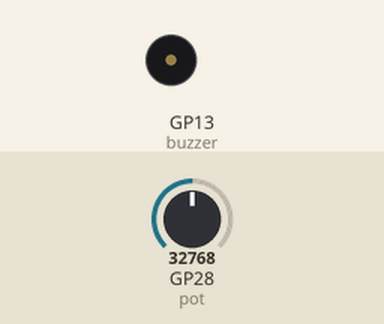
Recording of a program running on a simulated Raspberry Pi Pico running CircuitPython. Shown: buzzer (waves = sounding). Inputs (shaded band) come from the test bench; at power-on: GP28 (pot) = 32768 (analog values on the 0–65535 scale).

Above: at 0.82 s.
1.3 s: GP28 (pot) set to 7864
At 2.2 s:
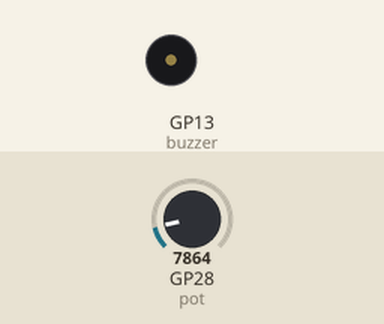
4.4 s: GP28 (pot) set to 32767
At 4.91 s:
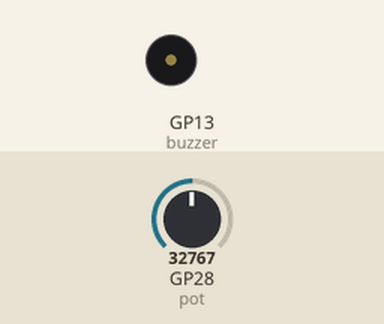
Timing chart, 0 to 13.5 s (numbered marks = the images above; inputs shaded):
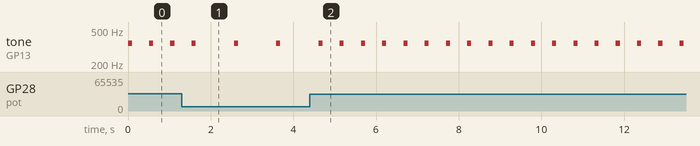

Measured:
- after the input at 1.3 s, tone on GP13 (buzzer): alternates 350 Hz for 0.10 s and silent for 0.92 s, starting after 1.3 s
- after the input at 4.4 s, tone on GP13 (buzzer): alternates 350 Hz for 0.10 s and silent for 0.41 s, starting after 0.73 s
- by itself, tone on GP13 (buzzer): alternates 350 Hz for 0.10 s and silent for 0.41 s

The program:

Lab18_Metronome.py
```python
import board
import time
import analogio
import pwmio

buzzer = pwmio.PWMOut(board.GP13,
                      frequency=350,
                      duty_cycle=0)

pot = analogio.AnalogIn(board.A2)

while True:
    # 將可變電阻的 ADC 值轉換成 BPM
    bpm = int(pot.value*210/65460) + 40

    # 開啟聲音
    buzzer.duty_cycle = 2**15
    time.sleep(0.1)
    # 關閉聲音
    buzzer.duty_cycle = 0
    time.sleep(60/bpm)
```
